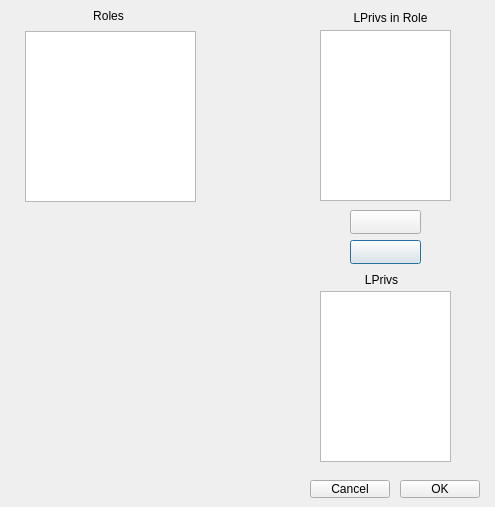
<?xml version="1.0" encoding="UTF-8"?>
<ui version="4.0">
 <class>RolesDialog</class>
 <widget class="QDialog" name="RolesDialog">
  <property name="geometry">
   <rect>
    <x>0</x>
    <y>0</y>
    <width>495</width>
    <height>507</height>
   </rect>
  </property>
  <property name="windowTitle">
   <string>Dialog</string>
  </property>
  <widget class="QPushButton" name="removePrivFromRole">
   <property name="geometry">
    <rect>
     <x>350</x>
     <y>240</y>
     <width>71</width>
     <height>24</height>
    </rect>
   </property>
   <property name="styleSheet">
    <string notr="true">image: url(:/icons/downarrow);</string>
   </property>
   <property name="text">
    <string/>
   </property>
  </widget>
  <widget class="QPushButton" name="addPrivToRole">
   <property name="geometry">
    <rect>
     <x>350</x>
     <y>210</y>
     <width>71</width>
     <height>24</height>
    </rect>
   </property>
   <property name="styleSheet">
    <string notr="true">image: url(:/icons/uparrow);</string>
   </property>
   <property name="text">
    <string/>
   </property>
  </widget>
  <widget class="QLabel" name="rolesLabel">
   <property name="geometry">
    <rect>
     <x>90</x>
     <y>10</y>
     <width>37</width>
     <height>12</height>
    </rect>
   </property>
   <property name="text">
    <string>Roles</string>
   </property>
   <property name="alignment">
    <set>Qt::AlignCenter</set>
   </property>
  </widget>
  <widget class="QLabel" name="allPrivsLabel">
   <property name="geometry">
    <rect>
     <x>356</x>
     <y>270</y>
     <width>51</width>
     <height>20</height>
    </rect>
   </property>
   <property name="text">
    <string>LPrivs</string>
   </property>
   <property name="alignment">
    <set>Qt::AlignCenter</set>
   </property>
  </widget>
  <widget class="QLabel" name="privsInRoleLabel">
   <property name="geometry">
    <rect>
     <x>340</x>
     <y>10</y>
     <width>101</width>
     <height>16</height>
    </rect>
   </property>
   <property name="text">
    <string>LPrivs in Role</string>
   </property>
   <property name="alignment">
    <set>Qt::AlignCenter</set>
   </property>
  </widget>
  <widget class="QListWidget" name="roles">
   <property name="geometry">
    <rect>
     <x>25</x>
     <y>31</y>
     <width>171</width>
     <height>171</height>
    </rect>
   </property>
  </widget>
  <widget class="QListWidget" name="allPrivs">
   <property name="geometry">
    <rect>
     <x>320</x>
     <y>291</y>
     <width>131</width>
     <height>171</height>
    </rect>
   </property>
  </widget>
  <widget class="QListWidget" name="lPrivsInRole">
   <property name="geometry">
    <rect>
     <x>320</x>
     <y>30</y>
     <width>131</width>
     <height>171</height>
    </rect>
   </property>
  </widget>
  <widget class="QPushButton" name="cancelButton">
   <property name="geometry">
    <rect>
     <x>310</x>
     <y>480</y>
     <width>80</width>
     <height>18</height>
    </rect>
   </property>
   <property name="text">
    <string>Cancel</string>
   </property>
  </widget>
  <widget class="QPushButton" name="okButton">
   <property name="geometry">
    <rect>
     <x>400</x>
     <y>480</y>
     <width>80</width>
     <height>18</height>
    </rect>
   </property>
   <property name="text">
    <string>OK</string>
   </property>
  </widget>
 </widget>
 <resources/>
 <connections/>
</ui>
